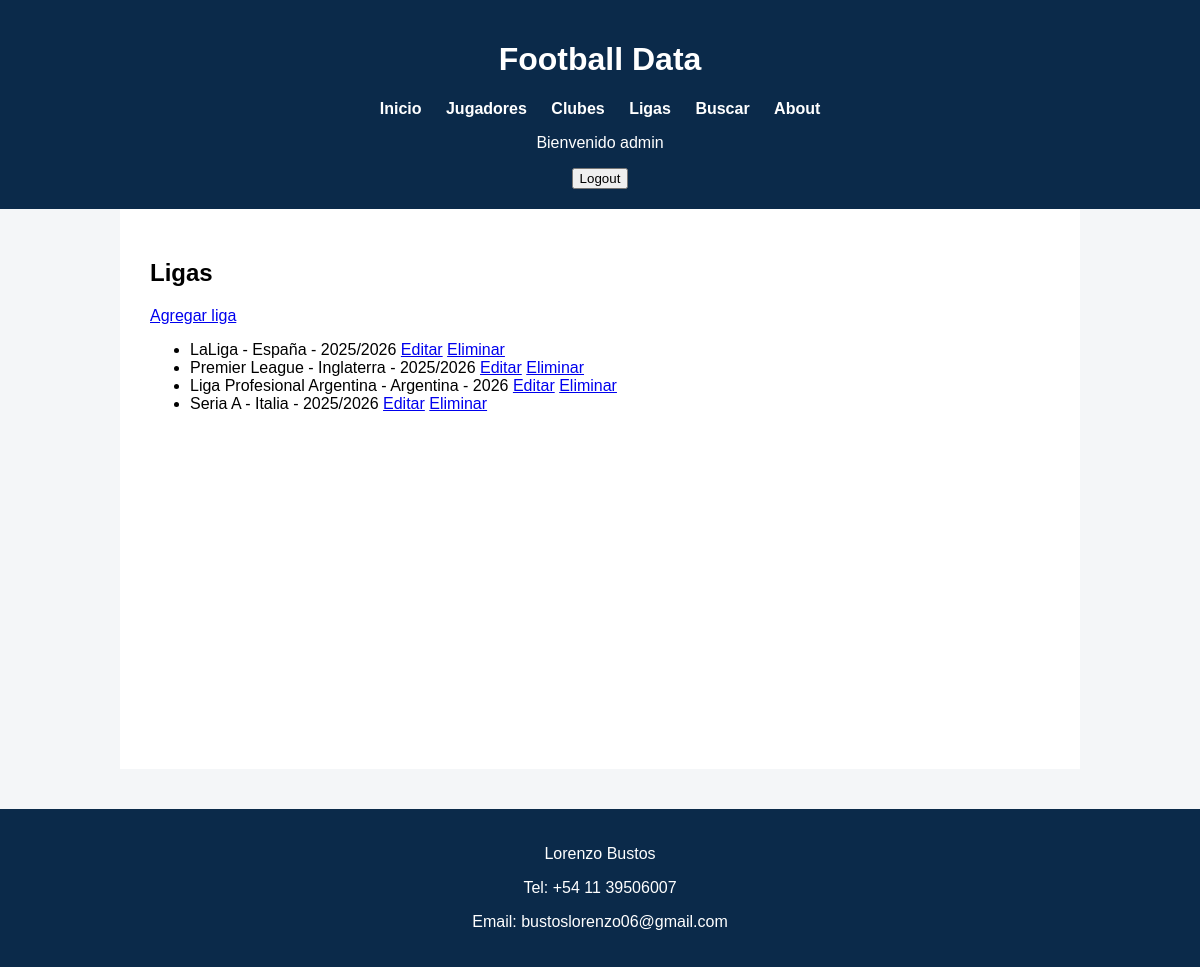
/ligas/ (signed in), run on the app's committed database.
### futbol/models.py (models this page shows, shortened)
class Liga(models.Model):
    nombre = models.CharField(max_length=50)
    pais = models.CharField(max_length=50)
    temporada = models.CharField(max_length=20)

### futbol/views.py (the view)
# urls.py: path("ligas/",views.LigaList.as_view()),
class LigaList(LoginRequiredMixin, ListView):
    model = Liga
    template_name = "ligas.html"

### templates/ligas.html
{% extends "base.html" %}
{% block content %}
<h2>Ligas</h2>
<a href="/ligas/crear/">Agregar liga</a>
<ul>
{% for liga in object_list %}
<li>
{{ liga.nombre }} - {{ liga.pais }} - {{ liga.temporada }}
<a href="/ligas/editar/{{ liga.id }}/">Editar</a>
<a href="/ligas/eliminar/{{ liga.id }}/">Eliminar</a>
</li>
{% endfor %}
</ul>
{% endblock %}

### templates/base.html (shortened to what this page needs)
{% load static %}
<!DOCTYPE html>
<html>
<head>
<link rel="stylesheet" href="{% static 'css/style.css' %}">
</head>
<body>
<header>
<h1>Football Data</h1>
<nav>
<a href="/">Inicio</a>
<a href="/jugadores/">Jugadores</a>
<a href="/clubes/">Clubes</a>
<a href="/ligas/">Ligas</a>
<a href="/buscar/">Buscar</a>
<a href="/about/">About</a>
{% if user.is_authenticated %}
<p>Bienvenido {{ user.username }}</p>
<form action="/logout/" method="post" style="display:inline;">
<button type="submit">Logout</button>
</form>
{% else %}
<a href="/login/">Login</a>
{% endif %}
</nav>
</header>
<main>
{% block content %}
{% endblock %}
</main>
<footer>
<p>Lorenzo Bustos</p>
<p>Tel: +54 11 39506007</p>
<p>Email: bustoslorenzo06@gmail.com</p>
</footer>
</body>
</html>

### static/css/style.css (style rules this page uses)
body { font-family:Arial; margin:0; background:#f4f6f8; }
header { background:#0b2a4a; color:white; text-align:center; padding:20px; }
nav { margin-top:10px; }
nav a { color:white; margin:10px; text-decoration:none; font-weight:bold; }
main { padding:30px; max-width:900px; margin:auto; background:white; min-height:500px; }
footer { background:#0b2a4a; color:white; text-align:center; padding:20px; margin-top:40px; }

### data on the page
Liga: nombre "LaLiga", pais "España", temporada "2025/2026"
Liga: nombre "Premier League", pais "Inglaterra", temporada "2025/2026"
Liga: nombre "Liga Profesional Argentina", pais "Argentina", temporada "2026"
Liga: nombre "Seria A", pais "Italia", temporada "2025/2026"

### other printed values
{{ user.username }} "admin"
